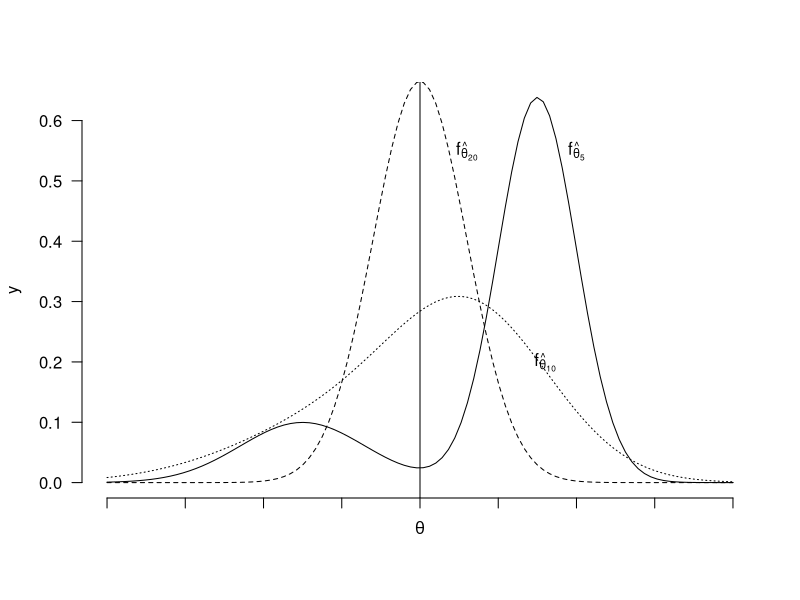

The R script that drew this image:
# TODO: Add comment
# 
# Author: ortellic
###############################################################################


pdf(file="grafici/convergenzaInProbabilita2.pdf")
f1 <- function(x) {
	sigma = 0.5
	mu = 1.5
	exp(-1/2*(x-mu)^2/sigma^2)/sqrt(2*pi)/sigma
}
f2 <- function(x) {
	sigma = 0.8
	mu = -1.5
	exp(-1/2*(x-mu)^2/sigma^2)/sqrt(2*pi)/sigma
}
h1 <- function(x) {
	sigma = 1
	mu = 0.7
	exp(-1/2*(x-mu)^2/sigma^2)/sqrt(2*pi)/sigma
}
h2 <- function(x) {
	sigma = 1.4
	mu = 0.-0.8
	exp(-1/2*(x-mu)^2/sigma^2)/sqrt(2*pi)/sigma
}
g <- function(x) {
	sigma = 0.6
	mu = 0
	exp(-1/2*(x-mu)^2/sigma^2)/sqrt(2*pi)/sigma
}
x <- seq(-4,4,length.out = 100)
y1 <- 0.8*f1(x)+0.2*f2(x)
y2 <- 0.6*h1(x)+0.4*h2(x)
y3 <- g(x)

plot(x,y1,type="l",lty=1,axes=FALSE,
		xlab="",ylab="y")
lines(x,y2,lty=3)
lines(x,y3,lty=2)
Axis(at=-4:4,side=1, labels=c(rep("",4),expression(theta),rep("",4)))
Axis(side=2,las=1)
abline(v=0)
text(0.6,0.55,expression(f[hat(theta)[20]]))
text(1.6,0.2,expression(f[hat(theta)[10]]))
text(2,0.55,expression(f[hat(theta)[5]]))

dev.off()
